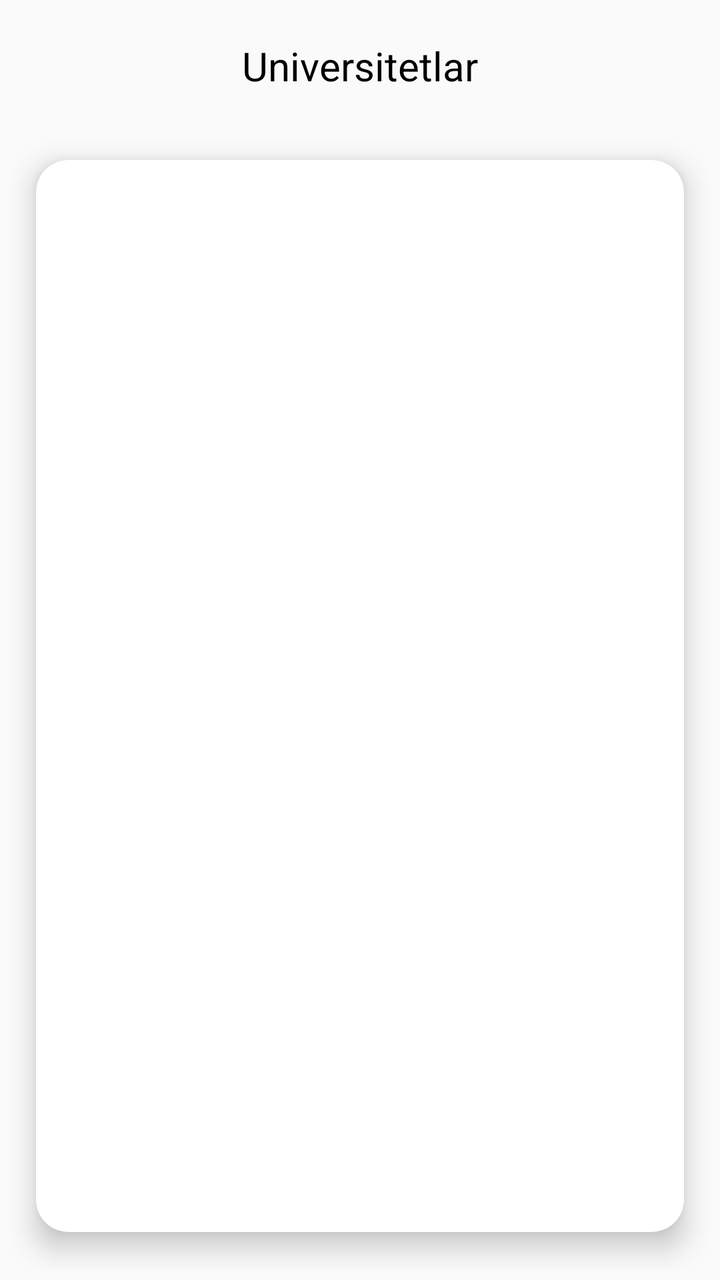
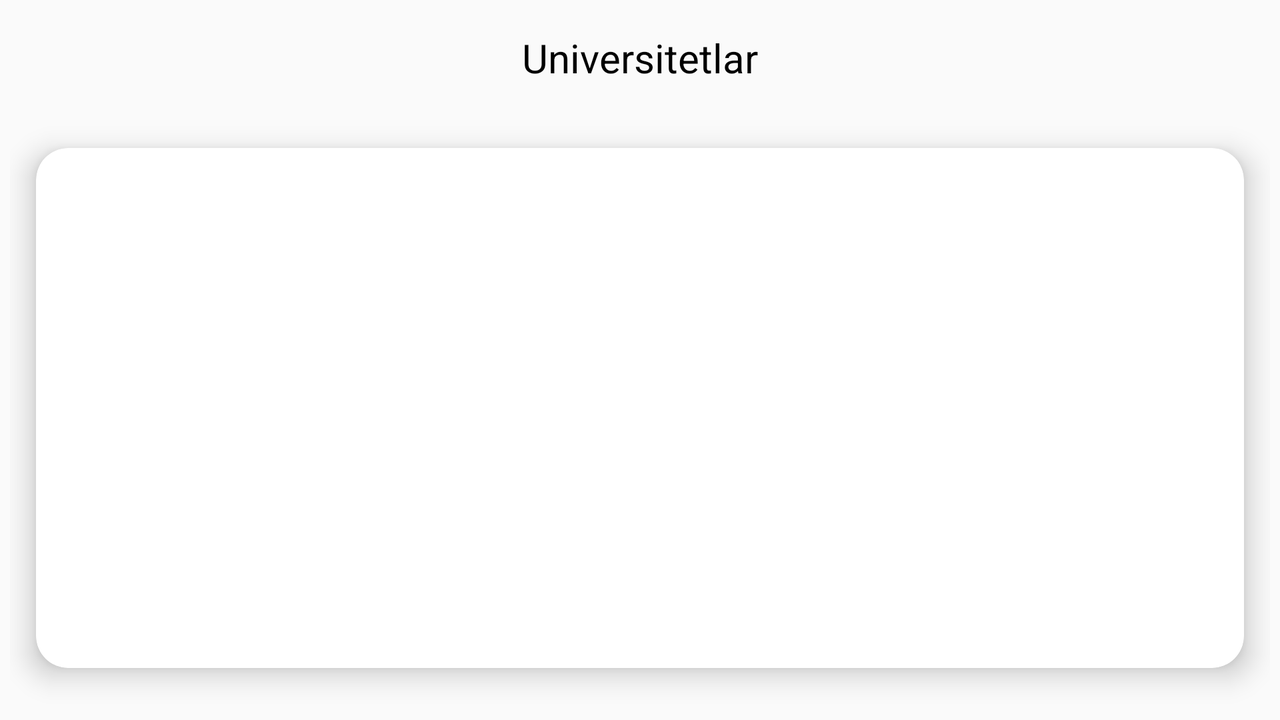

The same Android screen from two of the app's own layout files: first res/layout/ as a phone draws it, then the repository's variant for another configuration, drawn on a device whose configuration selects that folder. Both files follow.
<!-- AndroidManifest.xml: application theme Theme.Design.Light.NoActionBar -->
<!-- res/layout/activity_main.xml -->
<?xml version="1.0" encoding="utf-8"?>
<LinearLayout xmlns:android="http://schemas.android.com/apk/res/android"
    xmlns:app="http://schemas.android.com/apk/res-auto"
    xmlns:tools="http://schemas.android.com/tools"
    android:layout_width="match_parent"
    android:layout_height="match_parent"
    android:padding="5dp"
    tools:context=".MainActivity"
    android:orientation="vertical">
    <FrameLayout
        android:layout_width="match_parent"
        android:layout_height="?actionBarSize"
        tools:ignore="MissingConstraints">
        <TextView
            android:id="@+id/navbar_textView"
            android:layout_width="wrap_content"
            android:layout_height="wrap_content"
            android:layout_gravity="center"
            android:text="@string/navstring"
            android:textColor="@color/black"
            android:textSize="20sp" />
    </FrameLayout>
    <androidx.cardview.widget.CardView
        android:layout_width="match_parent"
        android:layout_height="0dp"
        android:layout_weight="1"
        app:cardCornerRadius="16dp"
        app:cardElevation="8dp"
        app:cardUseCompatPadding="true"
        app:contentPadding="6dp"
        android:layout_marginVertical="2dp"
        tools:ignore="MissingConstraints">
    <ScrollView
        android:layout_width="match_parent"
        android:layout_height="match_parent">
        <LinearLayout
            android:id="@+id/kontener"
            android:orientation="vertical"
            android:layout_width="match_parent"
            android:layout_height="match_parent">

        </LinearLayout>
    </ScrollView>
    </androidx.cardview.widget.CardView>

</LinearLayout>
<!-- resources referenced by this layout -->
<resources>
  <string name="navstring">Universitetlar</string>
</resources>
<!-- res/layout-land/activity_main.xml (the repository's variant of the layout above) -->
<!-- drawn on the phone turned sideways -->
<?xml version="1.0" encoding="utf-8"?>
<LinearLayout xmlns:android="http://schemas.android.com/apk/res/android"
    xmlns:app="http://schemas.android.com/apk/res-auto"
    xmlns:tools="http://schemas.android.com/tools"
    android:layout_width="match_parent"
    android:layout_height="match_parent"
    android:padding="5dp"
    tools:context=".MainActivity"
    android:orientation="vertical">
    <FrameLayout
        android:layout_width="match_parent"
        android:layout_height="?actionBarSize"
        tools:ignore="MissingConstraints">
        <TextView
            android:id="@+id/navbar_textView"
            android:layout_width="wrap_content"
            android:layout_height="wrap_content"
            android:layout_gravity="center"
            android:text="@string/navstring"
            android:textColor="@color/black"
            android:textSize="20sp" />
    </FrameLayout>
    <androidx.cardview.widget.CardView
        android:layout_width="match_parent"
        android:layout_height="0dp"
        android:layout_weight="1"
        app:cardCornerRadius="16dp"
        app:cardElevation="8dp"
        app:cardUseCompatPadding="true"
        app:contentPadding="6dp"
        android:layout_marginVertical="4dp"
        tools:ignore="MissingConstraints">
        <HorizontalScrollView
            android:layout_width="match_parent"
            android:layout_height="match_parent">

            <LinearLayout
                android:id="@+id/kontener"
                android:orientation="horizontal"
                android:layout_width="wrap_content"
                android:layout_height="match_parent">



            </LinearLayout>

        </HorizontalScrollView>
    </androidx.cardview.widget.CardView>

</LinearLayout>
